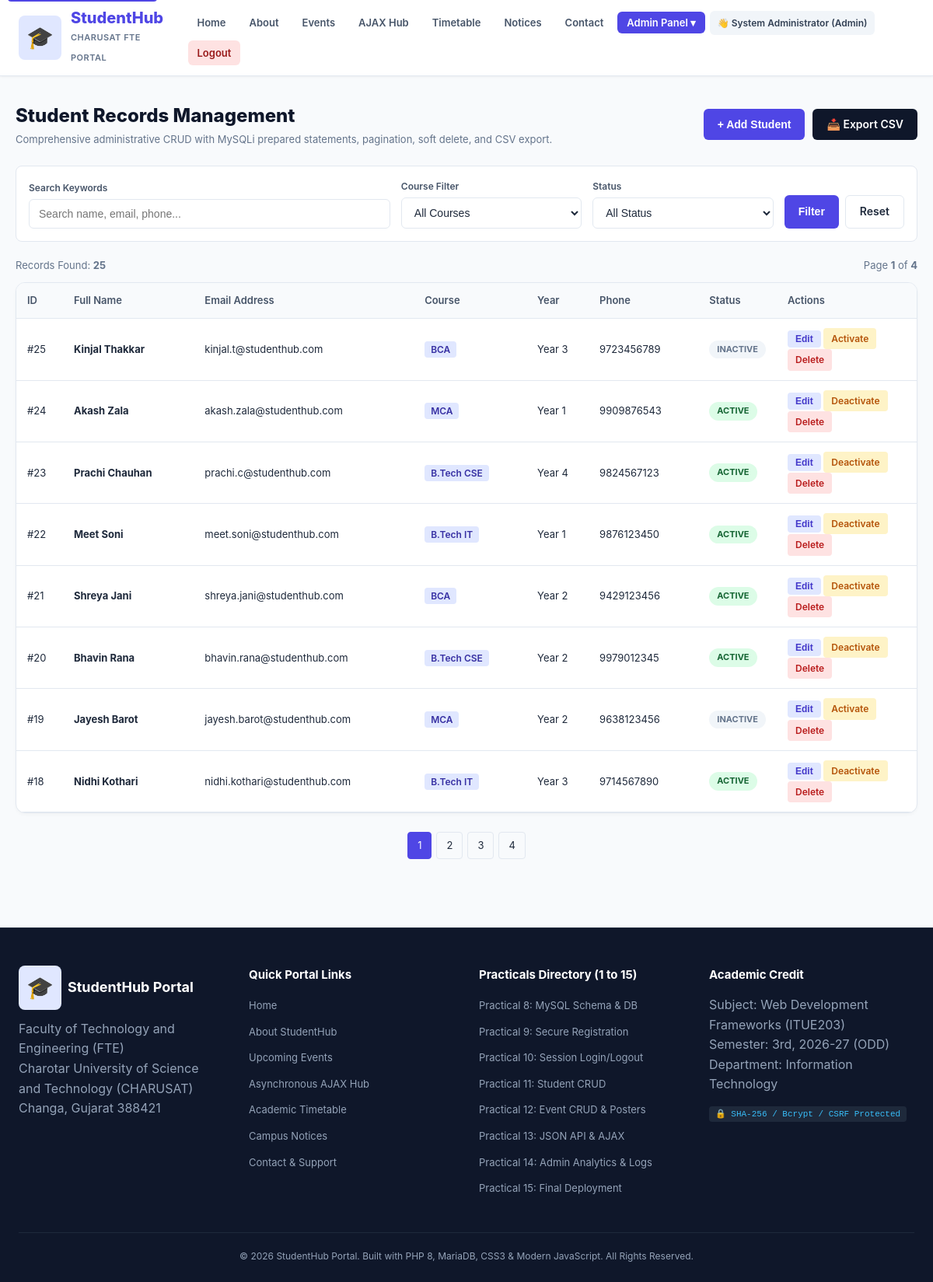
The app's page /manage_students.php (signed in) with its own data.
### tables this page shows
CREATE TABLE `students` (
  `id` int(11) NOT NULL AUTO_INCREMENT,
  `user_id` int(11) DEFAULT NULL,
  `name` varchar(100) NOT NULL,
  `email` varchar(150) NOT NULL UNIQUE,
  `course` varchar(100) NOT NULL,
  `year` int(11) NOT NULL,
  `phone` varchar(20) DEFAULT NULL,
  `status` enum('active','inactive') NOT NULL DEFAULT 'active',
  `created_at` timestamp NOT NULL DEFAULT current_timestamp(),
  PRIMARY KEY (`id`),
  KEY `user_id` (`user_id`),
  CONSTRAINT `fk_students_user_p15` FOREIGN KEY (`user_id`) REFERENCES `users` (`id`) ON DELETE SET NULL ON UPDATE CASCADE
);

### manage_students.php (the view, shortened to what this page needs)
<?php
require_once __DIR__ . '/config/auth.php';
$search = trim($_GET['search'] ?? '');
$status_filter = trim($_GET['status'] ?? 'all');
$page = max(1, intval($_GET['page'] ?? 1));
$limit = 8;
$offset = ($page - 1) * $limit;
$where = ["1=1"];
$params = [];
$types = "";
$where_clause = implode(" AND ", $where);
$count_stmt = $conn->prepare("SELECT COUNT(*) FROM students WHERE $where_clause");
$count_stmt->execute();
$total_records = $count_stmt->get_result()->fetch_row()[0] ?? 0;
$total_pages = max(1, ceil($total_records / $limit));
$data_stmt = $conn->prepare("SELECT id, name, email, course, year, phone, status FROM students WHERE $where_clause ORDER BY id DESC LIMIT ? OFFSET ?");
$p_params = $params;
$p_params[] = $limit;
$p_params[] = $offset;
$data_stmt->bind_param($types . "ii", ...$p_params);
$data_stmt->execute();
$students = $data_stmt->get_result()->fetch_all(MYSQLI_ASSOC);
require_once __DIR__ . '/includes/header.php';
?>
<div class="content-container">
    <div class="toolbar">
        <div>
            <h1>Student Records Management</h1>
            <p>Comprehensive administrative CRUD with MySQLi prepared statements, pagination, soft delete, and CSV export.</p>
        </div>
        <div class="toolbar-actions">
            <button id="addStudentModalBtn" class="btn btn-primary">+ Add Student</button>
            <a href="export_students.php?<?= http_build_query($_GET) ?>" class="btn btn-secondary">📥 Export CSV</a>
        </div>
    </div>
    <form method="GET" action="manage_students.php" class="filter-bar">
        <div class="filter-group flex-2">
            <label for="search">Search Keywords</label>
            <input type="text" id="search" name="search" value="<?= htmlspecialchars($search) ?>" placeholder="Search name, email, phone...">
        </div>
        <div class="filter-group">
            <label for="course">Course Filter</label>
            <select id="course" name="course">
                <option value="">All Courses</option>
            </select>
        </div>
        <div class="filter-group">
            <label for="status">Status</label>
            <select id="status" name="status">
                <option value="all" <?= $status_filter === 'all' ? 'selected' : '' ?>>All Status</option>
            </select>
        </div>
        <div class="filter-buttons">
            <button type="submit" class="btn btn-primary">Filter</button>
            <a href="manage_students.php" class="btn btn-outline">Reset</a>
        </div>
    </form>
    <div class="meta-row">
        <span>Records Found: <strong><?= $total_records ?></strong></span>
        <span>Page <strong><?= $page ?></strong> of <strong><?= $total_pages ?></strong></span>
    </div>
    <div class="card" style="padding: 0; overflow: hidden;">
        <div class="table-container">
            <table class="data-table">
                <thead>
                    <tr>
                        <th width="60">ID</th>
                        <th>Full Name</th>
                        <th>Email Address</th>
                        <th>Course</th>
                        <th width="80">Year</th>
                        <th>Phone</th>
                        <th width="100">Status</th>
                        <th width="180">Actions</th>
                    </tr>
                </thead>
                <tbody>
                    <?php if (!empty($students)): ?>
                        <?php foreach ($students as $s): ?>
                            <tr>
                                <td>#<?= (int)$s['id'] ?></td>
                                <td><strong><?= htmlspecialchars($s['name']) ?></strong></td>
                                <td><?= htmlspecialchars($s['email']) ?></td>
                                <td><span class="badge-course"><?= htmlspecialchars($s['course']) ?></span></td>
                                <td>Year <?= (int)$s['year'] ?></td>
                                <td><?= htmlspecialchars($s['phone'] ?? '-') ?></td>
                                <td>
                                    <span class="status-pill status-<?= htmlspecialchars($s['status']) ?>">
                                        <?= ucfirst(htmlspecialchars($s['status'])) ?>
                                    </span>
                                </td>
                                <td>
                                    <button class="btn-sm btn-edit" onclick='openEditStudentModal(<?= json_encode($s) ?>)'>Edit</button>
                                    <a href="manage_students.php?del_id=<?= (int)$s['id'] ?>&type=soft"
                                       class="btn-sm btn-warn"
                                       onclick="return confirm('Toggle active/inactive status for <?= htmlspecialchars(addslashes($s['name'])) ?>?');">
                                        <?= $s['status'] === 'active' ? 'Deactivate' : 'Activate' ?>
                                    </a>
                                    <a href="manage_students.php?del_id=<?= (int)$s['id'] ?>&type=permanent"
                                       class="btn-sm btn-delete"
                                       onclick="return confirm('Permanently remove <?= htmlspecialchars(addslashes($s['name'])) ?>?');">
                                        Delete
                                    </a>
                                </td>
                            </tr>
                        <?php endforeach; ?>
                    <?php endif; ?>
                </tbody>
            </table>
        </div>
    </div>
    <?php if ($total_pages > 1): ?>
        <div class="pagination">
            <?php for ($p = 1; $p <= $total_pages; $p++): ?>
                <a href="?<?= http_build_query(array_merge($_GET, ['page' => $p])) ?>"
                   class="<?= $p === $page ? 'active-page' : '' ?>">
                    <?= $p ?>
                </a>
            <?php endfor; ?>
        </div>
    <?php endif; ?>
</div>
<?php require_once __DIR__ . '/includes/footer.php'; ?>

### css/style.css (style rules this page uses)
:root { --primary: #4f46e5; --primary-hover: #4338ca; --primary-light: #e0e7ff; --secondary: #059669; --secondary-hover: #047857; --text-dark: #1e293b; --text-muted: #64748b; --bg-main: #f8fafc; --bg-card: #ffffff; --border: #e2e8f0; --success: #10b981; --danger: #ef4444; --warning: #f59e0b; }
* { box-sizing: border-box; margin: 0; padding: 0; }
body { font-family: -apple-system, BlinkMacSystemFont, "Segoe UI", Roboto, Helvetica, Arial, sans-serif; background-color: var(--bg-main); color: var(--text-dark); line-height: 1.6; min-height: 100vh; display: flex; flex-direction: column; }
.content-container { max-width: 1280px; margin: 0 auto; padding: 32px 20px; }
.card { background: var(--bg-card); border: 1px solid var(--border); border-radius: 12px; box-shadow: 0 2px 4px rgba(0,0,0,0.03); padding: 28px; }
label { display: block; font-size: 13px; font-weight: 600; color: #334155; margin-bottom: 5px; }
input[type="text"], input[type="email"], input[type="tel"], input[type="password"], input[type="date"], select, textarea { width: 100%; padding: 10px 12px; font-size: 14px; border: 1px solid var(--border); border-radius: 6px; background-color: #ffffff; color: var(--text-dark); }
.status-pill { display: inline-block; padding: 3px 10px; border-radius: 9999px; font-size: 11px; font-weight: 700; text-transform: uppercase; }
.status-open, .status-active { background: #dcfce7; color: #166534; }
.status-closed, .status-inactive { background: #f1f5f9; color: #64748b; }
.badge-course { background: #e0e7ff; color: #3730a3; padding: 3px 8px; border-radius: 4px; font-size: 12px; font-weight: 600; }
.btn { display: inline-block; padding: 9px 18px; font-size: 14px; font-weight: 600; border-radius: 6px; border: none; cursor: pointer; text-decoration: none; text-align: center; transition: all 0.2s; }
.btn-primary { background: var(--primary); color: #ffffff; }
.btn-secondary { background: #0f172a; color: #ffffff; }
.btn-outline { background: transparent; border: 1px solid var(--border); color: var(--text-dark); }
.btn-sm { padding: 4px 10px; font-size: 12px; font-weight: 600; border-radius: 4px; text-decoration: none; display: inline-block; border: none; cursor: pointer; }
.btn-edit { background: #e0e7ff; color: #4338ca; }
.btn-warn { background: #fef3c7; color: #b45309; }
.btn-delete { background: #fee2e2; color: #b91c1c; }
.toolbar { display: flex; justify-content: space-between; align-items: center; margin-bottom: 24px; flex-wrap: wrap; gap: 16px; }
.toolbar h1 { font-size: 24px; color: #0f172a; font-weight: 800; }
.toolbar p { font-size: 13px; color: var(--text-muted); }
.toolbar-actions { display: flex; gap: 10px; }
.filter-bar { display: flex; flex-wrap: wrap; gap: 14px; background: #ffffff; border: 1px solid var(--border); padding: 16px; border-radius: 8px; margin-bottom: 20px; align-items: flex-end; }
.filter-group { display: flex; flex-direction: column; flex: 1; min-width: 160px; }
.filter-group.flex-2 { flex: 2; min-width: 240px; }
.filter-group label { font-size: 12px; font-weight: 600; color: #475569; margin-bottom: 4px; }
.filter-buttons { display: flex; gap: 8px; }
.meta-row { display: flex; justify-content: space-between; font-size: 13px; color: var(--text-muted); margin-bottom: 12px; }
.table-container { overflow-x: auto; }
.data-table, .simple-table { width: 100%; border-collapse: collapse; font-size: 13px; }
.data-table th, .data-table td, .simple-table th, .simple-table td { padding: 12px 14px; border-bottom: 1px solid var(--border); text-align: left; }
.data-table th, .simple-table th { background: #f8fafc; color: #475569; font-weight: 600; }
.pagination { display: flex; justify-content: center; gap: 6px; margin-top: 24px; }
.pagination a { padding: 6px 12px; border: 1px solid var(--border); border-radius: 4px; text-decoration: none; color: var(--text-dark); font-size: 13px; }
.pagination a.active-page { background: var(--primary); color: #ffffff; border-color: var(--primary); }

### records on screen
students: id "25", name "Kinjal Thakkar", email "kinjal.t@studenthub.com", course "BCA", year "3", phone "9723456789", status "INACTIVE", shows "Activate"
students: id "24", name "Akash Zala", email "akash.zala@studenthub.com", course "MCA", year "1", phone "9909876543", status "ACTIVE", shows "Deactivate"
students: id "23", name "Prachi Chauhan", email "prachi.c@studenthub.com", course "B.Tech CSE", year "4", phone "9824567123", status "ACTIVE", shows "Deactivate"
students: id "22", name "Meet Soni", email "meet.soni@studenthub.com", course "B.Tech IT", year "1", phone "9876123450", status "ACTIVE", shows "Deactivate"
students: id "21", name "Shreya Jani", email "shreya.jani@studenthub.com", course "BCA", year "2", phone "9429123456", status "ACTIVE", shows "Deactivate"
students: id "20", name "Bhavin Rana", email "bhavin.rana@studenthub.com", course "B.Tech CSE", year "2", phone "9979012345", status "ACTIVE", shows "Deactivate"
students: id "19", name "Jayesh Barot", email "jayesh.barot@studenthub.com", course "MCA", year "2", phone "9638123456", status "INACTIVE", shows "Activate"
students: id "18", name "Nidhi Kothari", email "nidhi.kothari@studenthub.com", course "B.Tech IT", year "3", phone "9714567890", status "ACTIVE", shows "Deactivate"

### other values on screen
$user['name'] "System Administrator"
$user['role'] "Admin"
$total_records "25"
$page "1"
$total_pages "4"
